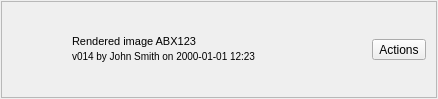
<?xml version="1.0" encoding="UTF-8"?>
<ui version="4.0">
 <class>PublishListWidget</class>
 <widget class="QWidget" name="PublishListWidget">
  <property name="geometry">
   <rect>
    <x>0</x>
    <y>0</y>
    <width>438</width>
    <height>99</height>
   </rect>
  </property>
  <property name="windowTitle">
   <string>Form</string>
  </property>
  <layout class="QHBoxLayout" name="horizontalLayout_3">
   <property name="spacing">
    <number>1</number>
   </property>
   <property name="margin">
    <number>1</number>
   </property>
   <item>
    <widget class="QFrame" name="box">
     <property name="frameShape">
      <enum>QFrame::StyledPanel</enum>
     </property>
     <property name="frameShadow">
      <enum>QFrame::Raised</enum>
     </property>
     <layout class="QHBoxLayout" name="horizontalLayout">
      <property name="spacing">
       <number>10</number>
      </property>
      <property name="leftMargin">
       <number>10</number>
      </property>
      <property name="topMargin">
       <number>2</number>
      </property>
      <property name="rightMargin">
       <number>10</number>
      </property>
      <property name="bottomMargin">
       <number>2</number>
      </property>
      <item>
       <widget class="QLabel" name="thumbnail">
        <property name="minimumSize">
         <size>
          <width>50</width>
          <height>40</height>
         </size>
        </property>
        <property name="maximumSize">
         <size>
          <width>50</width>
          <height>40</height>
         </size>
        </property>
        <property name="text">
         <string/>
        </property>
        <property name="scaledContents">
         <bool>true</bool>
        </property>
        <property name="alignment">
         <set>Qt::AlignCenter</set>
        </property>
       </widget>
      </item>
      <item>
       <layout class="QVBoxLayout" name="verticalLayout">
        <property name="spacing">
         <number>2</number>
        </property>
        <item>
         <spacer name="verticalSpacer_2">
          <property name="orientation">
           <enum>Qt::Vertical</enum>
          </property>
          <property name="sizeHint" stdset="0">
           <size>
            <width>20</width>
            <height>40</height>
           </size>
          </property>
         </spacer>
        </item>
        <item>
         <widget class="QLabel" name="label_1">
          <property name="sizePolicy">
           <sizepolicy hsizetype="Preferred" vsizetype="Expanding">
            <horstretch>0</horstretch>
            <verstretch>0</verstretch>
           </sizepolicy>
          </property>
          <property name="styleSheet">
           <string notr="true">font-size: 11px</string>
          </property>
          <property name="text">
           <string>Rendered image ABX123</string>
          </property>
          <property name="alignment">
           <set>Qt::AlignLeading|Qt::AlignLeft|Qt::AlignVCenter</set>
          </property>
          <property name="wordWrap">
           <bool>true</bool>
          </property>
         </widget>
        </item>
        <item>
         <widget class="QLabel" name="label_2">
          <property name="sizePolicy">
           <sizepolicy hsizetype="Preferred" vsizetype="Expanding">
            <horstretch>0</horstretch>
            <verstretch>0</verstretch>
           </sizepolicy>
          </property>
          <property name="styleSheet">
           <string notr="true">font-size: 10px</string>
          </property>
          <property name="text">
           <string>v014 by John Smith on 2000-01-01 12:23</string>
          </property>
          <property name="alignment">
           <set>Qt::AlignLeading|Qt::AlignLeft|Qt::AlignVCenter</set>
          </property>
          <property name="wordWrap">
           <bool>true</bool>
          </property>
         </widget>
        </item>
        <item>
         <spacer name="verticalSpacer">
          <property name="orientation">
           <enum>Qt::Vertical</enum>
          </property>
          <property name="sizeHint" stdset="0">
           <size>
            <width>20</width>
            <height>40</height>
           </size>
          </property>
         </spacer>
        </item>
       </layout>
      </item>
      <item>
       <widget class="QToolButton" name="button">
        <property name="text">
         <string>Actions</string>
        </property>
        <property name="popupMode">
         <enum>QToolButton::InstantPopup</enum>
        </property>
        <property name="toolButtonStyle">
         <enum>Qt::ToolButtonTextOnly</enum>
        </property>
       </widget>
      </item>
     </layout>
    </widget>
   </item>
  </layout>
 </widget>
 <resources>
  <include location="resources.qrc"/>
 </resources>
 <connections/>
</ui>
